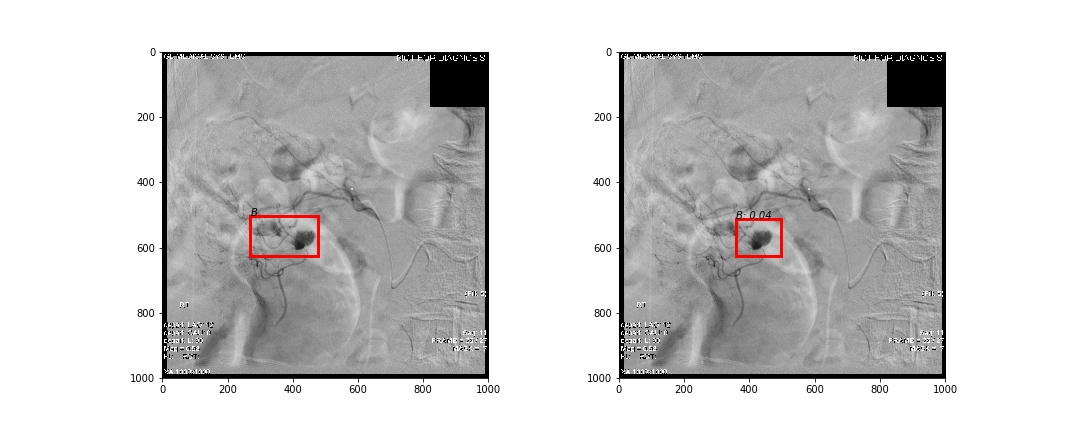
#> input picture stage1/IoUtest.png, 1080 x 432 px
$ python -i postProcessing.py   (imports and definitions only)   (older library calls are emulated)
#> lines starting #> are read from the running program, lines starting #| are printed output that depends on the picture; after the words box and inside, x2 and y2 are one past the last pixel; in counts of white or black regions, pixels touching at a corner belong together
#> further down, picture is the input picture: shape (432, 1080, 3); mean B, G, R 204.2, 204.2, 204.9
from .imageUtils import cropImage
from skimage import exposure, morphology, measure, draw
import numpy as np
import matplotlib.pyplot as plt
import math


def watershed_image(img):
    """
    use watershed flooding algorithm to extract the loop contour
    :param img: type(numpy.ndarray) image in CHW format
    :return: type(numpy.ndarray) image in HW format
    """
    img_gray = img[1,:,:]
#> img_gray = 1080 rows, first 8: [255, 255, 255], [255, 255, 255], [255, 255, 255], [255, 255, 255], [255, 255, 255], [255, 255, 255], [255, 255, 255], [255, 255, 255]
    h, w = img_gray.shape
#> h = 1080; w = 3
    img1 = exposure.equalize_hist(img_gray)
#> img1 = 1080 rows, first 8: [1, 1, 1], [1, 1, 1], [1, 1, 1], [1, 1, 1], [1, 1, 1], [1, 1, 1], [1, 1, 1], [1, 1, 1]
    # invert the image
    img2 = np.max(img1) - img1
#> img2 = 1080 rows, first 8: [0, 0, 0], [0, 0, 0], [0, 0, 0], [0, 0, 0], [0, 0, 0], [0, 0, 0], [0, 0, 0], [0, 0, 0]
    inner = np.zeros((h, w), np.bool)
    centroid = [round(a) for a in findCentroid(img2)]
#> centroid = [540, 2]
    inner[centroid[0], centroid[1]] = 1
    min_size = round((h + w) / 20)
#> min_size = 54
    kernel = morphology.disk(min_size)
    inner = morphology.dilation(inner, kernel)

    out = np.zeros((h,w), np.bool)
    out[0, 0] = 1
    out[h - 1, 0] = 1
    out[0, w - 1] = 1
    out[h - 1, w - 1] = 1
    out = morphology.dilation(out, kernel)
    out[0, :] = 1
    out[h - 1, :] = 1
    out[:, w - 1] = 1
    out[:, 0] = 1

    markers = np.zeros((h, w), np.int)
    markers[inner] = 2
    markers[out] = 1

    labels = morphology.watershed(img2, markers)
#> labels has the same summary as img1

    return labels

def findCentroid(img):
    """
    find the centroid position of a image by weighted method
    :param img: (numpy.ndarray) image in HW format
    :return: (tuple) (y,x) coordinates of the centroid
    """
    h, w = img.shape
    # add weighted method later
    return h/2, w/2


def flood_fitting(img):
    """
    Use watershed flooding algorithm and regional property analysis
    to output the fitted ellipse parameters
    :param img: (numpy.ndarray) image in CHW format
    :return: region property, where property can be accessed through attributes
            example:
            area, bbox, centroid, major_axis_length, minor_axis_length, orientation
    """
    labels = watershed_image(img)
#> labels has the same summary as img1 in watershed_image
    results = measure.regionprops(labels - 1)
#> results = 1 regions; box (x1, y1, x2, y2) and area: (1, 487, 2, 594) 107
    sorted(results, key=lambda k: k['area'],reverse=True)
    # return the one with largest area
    return results[0]

def show_fitted_ellipse(img):
    """
    Show fitted ellipse on the image
    :param img: img in CHW format
    :return: plot ellipse on top of the image
    """
    region1 = flood_fitting(img)
    rr, cc = draw.ellipse_perimeter(int(region1['centroid'][0]), int(region1['centroid'][1]),
                                    int(region1['minor_axis_length'] / 2),
                                    int(region1['major_axis_length'] / 2), -region1['orientation'], img.shape[1:])
#> rr = [540, 540, 540, 540, 540, 540, 540, 540]; cc = [2, 0, 0, 2, 1, 1, 1, 1]
    plt.imshow(img[1,:,:], cmap='gray')
    plt.plot(cc, rr, '.')


def img_ellipse_fitting(img, bboxes):
    subimages, bboxes = cropImage(img, bboxes)
    y_points = np.array([])
    x_points = np.array([])
    for subim, bbox in zip(subimages, bboxes):
        region1 = flood_fitting(subim)
        result = (int(region1['centroid'][0]+bbox[0]), int(region1['centroid'][1]+bbox[1]),
                  int(region1['minor_axis_length'] / 2), int(region1['major_axis_length'] / 2),
                  -region1['orientation'])
        rr,cc = draw.ellipse_perimeter(*result)
        y_points = np.concatenate((y_points,rr))
        x_points = np.concatenate((x_points,cc))
    fig = plt.figure(figsize=(10,10))
    plt.imshow(img[0,:,:], cmap='gray')
    plt.scatter(x_points,y_points,s=(1*72./fig.dpi)**2,alpha=0.5)

def img_ellipse_fitting_area(img, bboxes):
    subimages, bboxes = cropImage(img, bboxes)
    ellipse_info_list = list()
    for subim, bbox in zip(subimages, bboxes):
        region1 = flood_fitting(subim)
        result = (int(region1['centroid'][0]+bbox[0]), int(region1['centroid'][1]+bbox[1]),
                  int(region1['minor_axis_length'] / 2), int(region1['major_axis_length'] / 2),
                  -region1['orientation'])
        ellipse_info_list.append(result)
    area = list()
    for item in enumerate(ellipse_info_list):
        area.append(math.pi * item[1][1] * item[1][2])
    plt.hist(area, bins=50)
    plt.xlabel('Area of ellipse')
    plt.ylabel('Frequency')
    plt.title(r'$\mathrm{Distribution\  of\  Ellipse\ Area}$')
    fig = plt.figure(figsize=(10, 10))
    plt.show()

>>> import cv2
>>> picture = cv2.imread('../IoUtest.png')
>>> result = show_fitted_ellipse(picture)
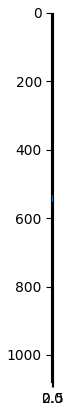
#> figure drawn by matplotlib, 1 panel

$ run again, on stage1/Hist_20181204_133333.png
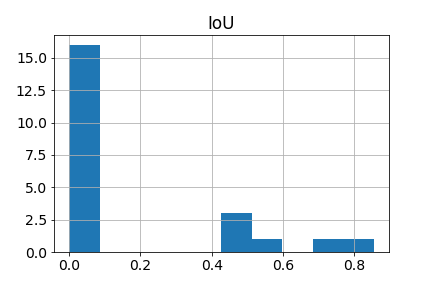
#> input picture stage1/Hist_20181204_133333.png, 432 x 288 px
#> picture is the input picture: shape (288, 432, 3); mean B, G, R 244.6, 240.5, 234.5
#> img_gray = 432 rows, first 8: [255, 255, 255], [255, 255, 255], [255, 255, 255], [255, 255, 255], [255, 255, 255], [255, 255, 255], [255, 255, 255], [255, 255, 255]
#> img1 = 432 rows, first 8: [1, 1, 1], [1, 1, 1], [1, 1, 1], [1, 1, 1], [1, 1, 1], [1, 1, 1], [1, 1, 1], [1, 1, 1]
#> img2 = 432 rows, first 8: [0, 0, 0], [0, 0, 0], [0, 0, 0], [0, 0, 0], [0, 0, 0], [0, 0, 0], [0, 0, 0], [0, 0, 0]
#> centroid = [216, 2]
#> in watershed_image, `labels = morphology.watershed(img2, markers)`: labels has the same summary as img1
#> in flood_fitting, `labels = watershed_image(img)`: labels has the same summary as img1 in watershed_image
#> results = 1 regions; box (x1, y1, x2, y2) and area: (1, 194, 2, 239) 45
#> rr = [216, 216, 216, 216, 216, 216, 216, 216]; cc = [2, 0, 0, 2, 1, 1, 1, 1]
#> `result = show_fitted_ellipse(picture)`:
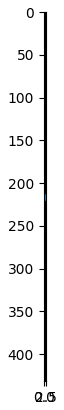
#> figure drawn by matplotlib, 1 panel
